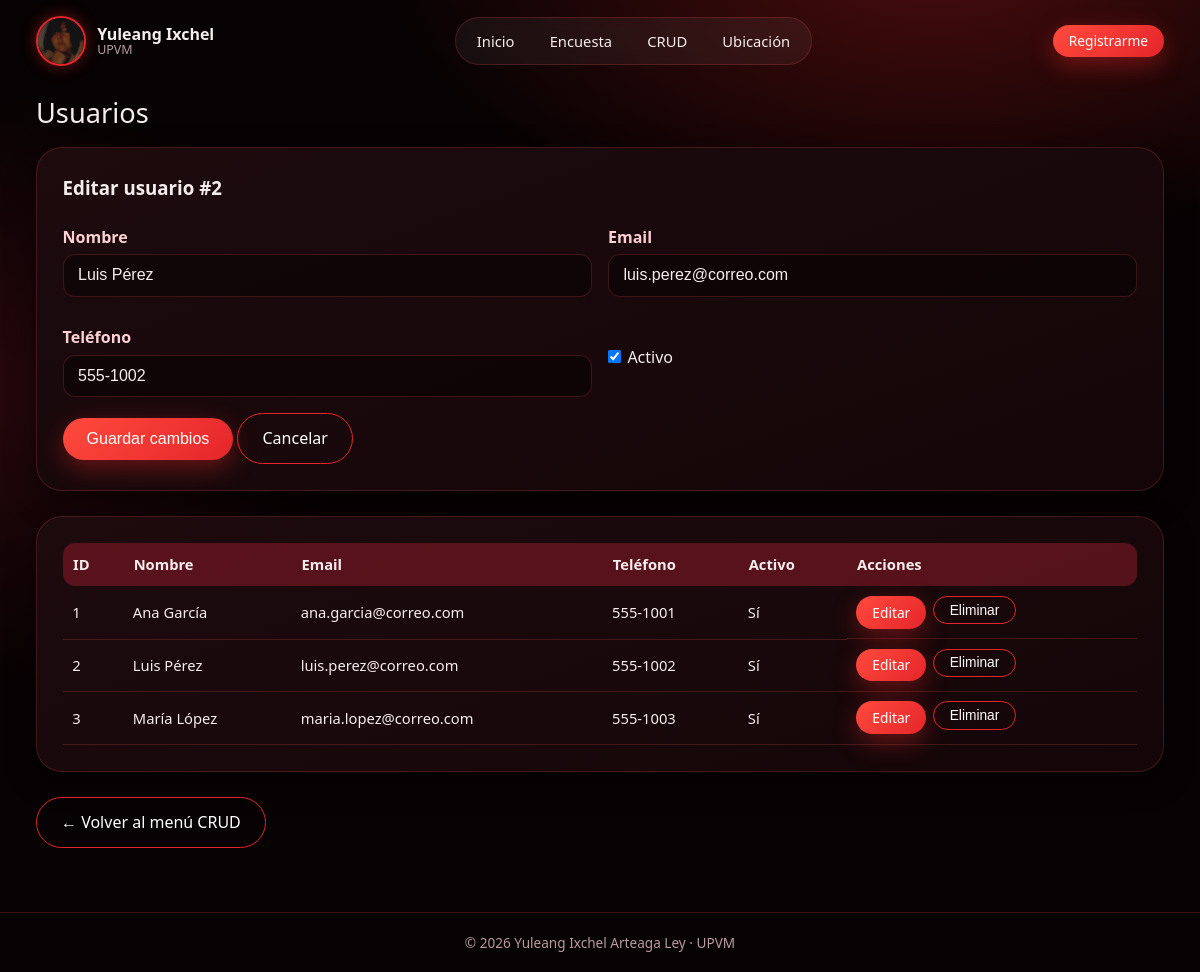
/crud/usuarios.php?editar=2, run on the app's committed database.
### tables this page shows
CREATE TABLE usuarios (
    id_usuario   INT          NOT NULL AUTO_INCREMENT,
    nombre       VARCHAR(100) NOT NULL,
    email        VARCHAR(150) NOT NULL UNIQUE,
    telefono     VARCHAR(20),
    activo       TINYINT(1)   NOT NULL DEFAULT 1,
    created_at   TIMESTAMP    NOT NULL DEFAULT CURRENT_TIMESTAMP,
    updated_at   TIMESTAMP    NOT NULL DEFAULT CURRENT_TIMESTAMP ON UPDATE CURRENT_TIMESTAMP,
    CONSTRAINT pk_usuarios PRIMARY KEY (id_usuario)
);

### config.php (called while the page is built, shortened)
<?php
function e($s): string { return htmlspecialchars((string)$s, ENT_QUOTES, 'UTF-8'); }

### crud/usuarios.php (the view, shortened to what this page needs)
<?php
require __DIR__ . '/../config.php';
$pdo = db(DB_SISTEMA); $msg = ''; $err = '';
$editar = null;
if (isset($_GET['editar'])) {
    $st = $pdo->prepare('SELECT * FROM usuarios WHERE id_usuario=?');
    $st->execute([(int)$_GET['editar']]);
    $editar = $st->fetch() ?: null;
}
$filas = $pdo->query('SELECT * FROM usuarios ORDER BY id_usuario')->fetchAll();
include __DIR__ . '/../includes/header.php';
?>
<h2>Usuarios</h2>
<section class="card">
  <h3><?= $editar ? 'Editar usuario #' . e($editar['id_usuario']) : 'Nuevo usuario' ?></h3>
  <form method="post">
    <div class="grid2">
      <div><label>Nombre</label><input type="text" name="nombre" required maxlength="100" value="<?= e($editar['nombre'] ?? '') ?>"></div>
      <div><label>Email</label><input type="email" name="email" required maxlength="150" value="<?= e($editar['email'] ?? '') ?>"></div>
      <div><label>Teléfono</label><input type="text" name="telefono" maxlength="20" value="<?= e($editar['telefono'] ?? '') ?>"></div>
      <?php if ($editar): ?>
      <div class="opciones"><label style="margin-top:2rem"><input type="checkbox" name="activo" <?= $editar['activo'] ? 'checked' : '' ?>> Activo</label></div>
      <?php endif; ?>
    </div>
    <p style="margin-top:1rem">
      <button class="btn" type="submit"><?= $editar ? 'Guardar cambios' : 'Crear usuario' ?></button>
      <?php if ($editar): ?><a class="btn sec" href="usuarios.php">Cancelar</a><?php endif; ?>
    </p>
  </form>
</section>
<section class="card tabla-wrap">
  <table>
    <tr><th>ID</th><th>Nombre</th><th>Email</th><th>Teléfono</th><th>Activo</th><th>Acciones</th></tr>
    <?php foreach ($filas as $f): ?>
    <tr>
      <td><?= e($f['id_usuario']) ?></td><td><?= e($f['nombre']) ?></td><td><?= e($f['email']) ?></td>
      <td><?= e($f['telefono']) ?></td><td><?= $f['activo'] ? 'Sí' : 'No' ?></td>
      <td class="acciones">
        <a class="btn chico" href="?editar=<?= $f['id_usuario'] ?>">Editar</a>
        <form method="post" onsubmit="return confirm('¿Eliminar este usuario?')">
          <button class="btn chico sec" type="submit">Eliminar</button>
        </form>
      </td>
    </tr>
    <?php endforeach; ?>
  </table>
</section>
<p><a class="btn sec" href="index.php">← Volver al menú CRUD</a></p>
<?php include __DIR__ . '/../includes/footer.php'; ?>

### assets/css/style.css (style rules this page uses)
:root { --bg:#070203; --panel:#140608; --panel2:#1d0b0e; --rojo:#ff2d2d; --rojo2:#e5252a; --vino:#8b1a2b; --texto:#f6eded; --suave:#b99ca0; --borde:rgba(255,85,85,.2); --ok:#2e7d52; }
* { box-sizing:border-box;margin:0;padding:0 }
html { scroll-behavior:smooth }
body { font-family:'Segoe UI',system-ui,Arial,sans-serif;color:var(--texto);min-height:100vh;display:flex;flex-direction:column;line-height:1.55; background:radial-gradient(900px 500px at 78% -6%,rgba(255,40,40,.28),transparent 62%), radial-gradient(700px 500px at -5% 40%,rgba(139,26,43,.25),transparent 60%),var(--bg) }
a { color:inherit }
.btn { display:inline-block;background:linear-gradient(135deg,#ff4a3d,var(--rojo2));color:#fff;border:none;padding:.75rem 1.5rem;border-radius:999px; font-size:1rem;cursor:pointer;text-decoration:none;transition:.2s;box-shadow:0 8px 24px rgba(255,45,45,.35) }
.btn.sec { background:transparent;border:1px solid var(--rojo2);box-shadow:none }
.btn.chico { padding:.35rem 1rem;font-size:.86rem }
h2 { font-weight:500;font-size:1.7rem;margin-bottom:.8rem }
h3 { margin-bottom:.6rem }
.card { background:linear-gradient(160deg,var(--panel2),var(--panel));border:1px solid var(--borde);border-radius:26px;padding:1.6rem;margin-bottom:1.6rem; box-shadow:0 10px 30px rgba(0,0,0,.45) }
label { display:block;margin:.8rem 0 .3rem;font-weight:600;color:#ffd0d3 }
input[type=text],input[type=email],input[type=number],input[type=file],select,textarea { width:100%;padding:.7rem .9rem;border-radius:12px;border:1px solid var(--borde);background:rgba(0,0,0,.4);color:var(--texto);font-size:1rem }
.opciones label { display:inline-flex;align-items:center;gap:.4rem;margin:.3rem 1rem .3rem 0;font-weight:400;color:var(--texto) }
.grid2 { display:grid;grid-template-columns:repeat(2,1fr);gap:1rem }
.tabla-wrap { overflow-x:auto }
table { width:100%;border-collapse:collapse;font-size:.92rem }
th { background:rgba(139,26,43,.55);text-align:left;padding:.65rem }
th:first-child { border-radius:12px 0 0 12px }
th:last-child { border-radius:0 12px 12px 0 }
td { padding:.6rem;border-bottom:1px solid var(--borde) }
.acciones { display:flex;gap:.4rem;flex-wrap:wrap }

### data on the page
usuarios: id_usuario "2", nombre "Luis Pérez", email "luis.perez@correo.com", telefono "555-1002", activo "☑", shows "Sí"
usuarios: id_usuario "1", nombre "Ana García", email "ana.garcia@correo.com", telefono "555-1001", activo "Sí"
usuarios: id_usuario "3", nombre "María López", email "maria.lopez@correo.com", telefono "555-1003", activo "Sí"
